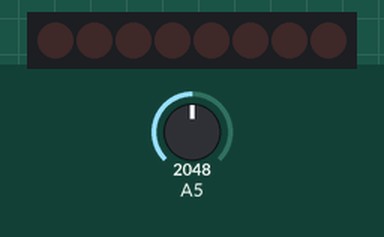
The sketch below on a simulated Particle Photon. Shown: 8 shift-register outputs drawn as a row of LEDs (first output left, lit = HIGH). The test bench sets the inputs (shaded band); at power-on: A5 = 2048. What the sketch prints to the serial monitor is not drawn.

Above: at 5.0 s.
At 10.3 s:
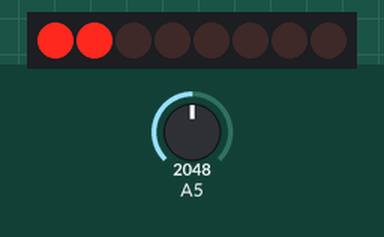
Timing chart, 0 to 13.0 s (numbered marks = the images above):
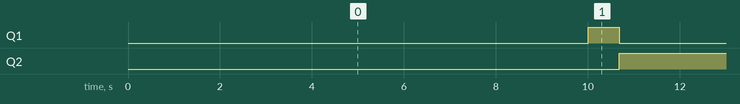

Measured:
- by itself, Q1: alternates HIGH for 0.67 s and LOW for 9.3 s
- by itself, Q2: alternates HIGH for 9.3 s and LOW for 0.67 s

The sketch:

Spotafinder-CSCI152-MCU-Firmware.ino
```cpp
/*
 * Project Spotafinder-CSCI152-MCU-Firmware
 * Description:
 * Author:
 * Date:
 */

#include "SHT15.h"
#include "MAX9814.h"
//#define MYDEBUG
#define RefreshRate 10000

MAX9814 sensorMAX9814(A5);
SHT15 sensorSHT15(D1, D0);
double tempF, tempC, humidityLinear, humidityTrue, soundlevel;
unsigned long oldDelayTime = 0;

SYSTEM_MODE(MANUAL);

void setup() {

 Serial.begin(9600);
 Serial1.begin(9600);

}


void loop() {

  //for the audio sesnor to work we need a high sample rate
  //therefore non blocking delay
  unsigned long currentDelayTime = millis();
  if (currentDelayTime - oldDelayTime >= RefreshRate) {
    oldDelayTime = currentDelayTime;

    sensorSHT15.readSensor();
    tempF = sensorSHT15.getTemperatureF();
    tempC = sensorSHT15.getTemperatureC();
    humidityLinear = sensorSHT15.getHumidityLinear();
    humidityTrue = sensorSHT15.getHumidityTrue();
    soundlevel = sensorMAX9814.getSoundLevel();

    #ifdef MYDEBUG
    //sensorSHT15.serialSendDataJson(Serial);
    sendJsonData(Serial);
    #endif
    //sensorSHT15.serialSendDataJson(Serial1);
    sendJsonData(Serial1);
  }

  //#ifdef MYDEBUG
  sensorMAX9814.debugInfo(Serial);
  //#endif
  sensorMAX9814.soundLevelProcess();
}


void sendJsonData(Stream& T){
  T.printlnf("{\"tempF\": %f,\"tempC\": %f,\"humidityLinear\": %f,\"humidityTrue\": %f, \"soundlevel\": %f}" ,tempF, tempC, humidityLinear, humidityTrue, soundlevel);
}
```

MAX9814.cpp
```cpp
#include "MAX9814.h"

MAX9814::MAX9814(int analogPin){
    sensorAnalogPin = analogPin;
}

double MAX9814::sensorRead(){

   maxSignal = 0;
   minSignal = 4095;
   unsigned long startTime = millis();
   while (millis() - startTime < sampleFrame){
      sample = analogRead(sensorAnalogPin);
      if (sample < 4095) { //12-bit ADC
         if (sample > maxSignal){
            maxSignal = sample;  //find max
         }
         else if (sample < minSignal){
            minSignal = sample;  // find min
         }
      }
   }

   peakToPeak = maxSignal - minSignal;
   voltage = (peakToPeak * 3.3) / 4095;
   return voltage;
}

void MAX9814::soundLevelProcess(){

   //if one second of readings recorded
   if(indexSec >= size_1){
      indexSec = 0;
      secondSUM = 0;
      exendedSUM = 0;

      //get average over second
      for(int i=0;i<size_1;i++){
         secondSUM += soundLvlSec[i];
      }
      soundLvlExtended[indexExtended] = secondSUM/size_1;//recored 1 sec

      //get average over extended time
      for(int i=0;i<size_2;i++){
         exendedSUM += soundLvlExtended[i];
      }
      soundlevel = (exendedSUM/size_2)/voltageMax;
      indexExtended++;

   }

   //30 1 second averages recorded
   if(indexExtended >= size_2){
         indexExtended = 0;
   }

   soundLvlSec[indexSec] = this->sensorRead();
   indexSec++;
}


double MAX9814::getSoundLevel(){
   return soundlevel;
}

void MAX9814::debugInfo(Stream& T){
   //add print stuff
   T.printlnf("MAX9814 Voltage: %f" , this->sensorRead());
   T.printlnf("peakToPeak: %f" , this->peakToPeak);
   T.printlnf("secondAVG: %f" , secondSUM/size_1);
   T.printlnf("ExendedAVG: %f" , exendedSUM/size_2);
   T.printlnf("SoundLvl: %f" , soundlevel);

}
```

MAX9814.h
```cpp
#include "Particle.h"

class MAX9814 {
    public:
    MAX9814(int analogPin);
    double sensorRead();
    void soundLevelProcess();
    double getSoundLevel();
    void debugInfo(Stream& T);

    private:
    int sensorAnalogPin;
    static const unsigned int sampleFrame = 50; //ms
    unsigned int sample;
    double voltage;
    double voltageMax = 2.45;
    double peakToPeak;
    unsigned int maxSignal;
    unsigned int minSignal;
    //sound level processing variables
    int indexSec = 0;
    int indexExtended = 0;
    static const int size_1 = 1000/sampleFrame;
    static const int size_2 = 30;
    double soundLvlSec[size_1]; //sound readings over a second
    double soundLvlExtended[size_2]; //sound readings over 30 seconds
    double secondSUM = 0;
    double exendedSUM = 0;
    double soundlevel; //percentage of noise level
};
```

SHT15.cpp
```cpp
#include "SHT15.h"

SHT15::SHT15 (int dataPin, int clockPin) {
  _dataPin = dataPin;
  _clockPin = clockPin;
  pinMode(_dataPin, OUTPUT);
  pinMode(_clockPin, OUTPUT);
  digitalWrite(_dataPin,HIGH);		//dataPin = 1
  digitalWrite(_clockPin,LOW);		//clkPin  = 0
}


#ifdef MYDEBUG
//Start Debug Functions
// ensure that serial port is setup
void SHT15::printVariables(){
  Serial.print("Variable _rawDataT: ");
  Serial.print(_rawDataT);
  Serial.print(" Variable _rawDataH: ");
  Serial.println(_rawDataH);
}
//End Debug Functions
#endif

// current temperature in degrees Fahrenheit
double SHT15::getTemperatureF() {
  _tempuratureF = ((double) _rawDataT * 0.018) - 39.4;
  return _tempuratureF;
}

// current temperature in degrees C
double SHT15::getTemperatureC() {
  _tempuratureC = ((double) _rawDataT * 0.01) - 39.65;
  return _tempuratureC;
}

//get linear humidity reading
double SHT15::getHumidityLinear(){
  //expecting 12 bit humidity reading
  _humdityLinear =  -2.0468 + 0.0367 * _rawDataH + -1.5955E-6 * pow(_rawDataH,2.0);
  return _humdityLinear;
}

//get true humidity reading // needs linear reading first
double SHT15::getHumidityTrue(){
  //expecting 12 bit humidity reading
  getHumidityLinear();
  _humdityTrue = (_tempuratureC-25.0) * (0.01 + 0.00008 * _rawDataH) + _humdityLinear;
  return _humdityTrue;
}

void SHT15::readSensor(){
  //read temp sensor
  _readDataRaw(0);
  delay(500);
  //read humidity sensor
  _readDataRaw(1);
}

void SHT15::serialSendDataJson(Stream& T){
  T.printlnf("{\"tempF\": %f,\"tempC\": %f,\"humidityLinear\": %f,\"humidityTrue\": %f}" ,this->getTemperatureF(),this->getTemperatureC(), this->getHumidityLinear(),this->getHumidityTrue());
  //String data = "{\"tempF\": 60.454,\"tempC\": 31.630000,\"humidityLinear\": 39.301001,\"humidityTrue\": 39.997416}";
}

// get unprocessed Sensor reading from SHT
void SHT15::_readDataRaw(bool sensor) {
  // 0 = tempurature; 1 = humidity
  int cmd = sensor ? _getHumidityCmd : _getTempCmd;

  #ifdef MYDEBUG
  Serial.printlnf("_readDataRaw cmd: %u", cmd);
  #endif

  _sendCommandSHT(cmd);
  _waitForResultSHT();
  _getData16SHT(sensor);
  _skipCrcSHT();
}

// Start SHT Transmission sequence
// Then send Command byte
// then wait for sensor acknowledge
void SHT15::_sendCommandSHT(uint8_t cmd) {

  bool ACK;
  // Transmission Start sequence
  pinMode(_dataPin, OUTPUT);
  pinMode(_clockPin, OUTPUT);
  digitalWrite(_dataPin, HIGH);
  digitalWrite(_clockPin, HIGH);
  digitalWrite(_dataPin, LOW);
  digitalWrite(_clockPin, LOW);
  digitalWrite(_clockPin, HIGH);
  digitalWrite(_dataPin, HIGH);
  digitalWrite(_clockPin, LOW);

  // shift out 8 bit cmd
  shiftOut(_dataPin, _clockPin, MSBFIRST, cmd);

  // Verify we get the correct ack
  digitalWrite(_clockPin, HIGH);
  pinMode(_dataPin, INPUT);
  ACK = digitalRead(_dataPin);
  if (ACK != LOW) {
    // send error message

    #ifdef MYDEBUG
    Serial.printlnf("_sendCommandSHT ACK 0 error");
    #endif

  }
  digitalWrite(_clockPin, LOW);
  ACK = digitalRead(_dataPin);
  if (ACK != HIGH) {
    // send error message here too

    #ifdef MYDEBUG
    Serial.printlnf("_sendCommandSHT ACK 1 error");
    #endif
  }
}

// poll data pin for SHT to begin data Transmission
void SHT15::_waitForResultSHT() {

  bool ACK;
  pinMode(_dataPin, INPUT);
  // poll data pin for sensor to pull low
  for (int i = 0; i < 100; i++) {
    delay(10);
    ACK = digitalRead(_dataPin);
    if (ACK == LOW) {
      break;
    }
  }

  if (ACK == HIGH) {
    // error out here
    #ifdef MYDEBUG
    Serial.printlnf("_waitForResultSHT error");
    #endif
  }
}

// recives SHT data while sending acknowledge signals
void SHT15::_getData16SHT(bool sensor) {
  // 0 = tempurature; 1 = humidity
  uint16_t *_rawData = sensor ? &_rawDataH : &_rawDataT;
  // get the MSB
  pinMode(_dataPin, INPUT);
  pinMode(_clockPin, OUTPUT);
  *_rawData = _dataShiftIn(8);

  #ifdef MYDEBUG
  Serial.printlnf("*_rawData MSB Contents: %i", *_rawData);
  #endif

  *_rawData *= 256; // shift msb over for later

  #ifdef MYDEBUG
  Serial.printlnf("*_rawData MSB Shifted Contents: %i", *_rawData);
  #endif

  // send ACK
  pinMode(_dataPin, OUTPUT);
  digitalWrite(_dataPin, HIGH);
  digitalWrite(_dataPin, LOW);
  digitalWrite(_clockPin, HIGH);
  digitalWrite(_clockPin, LOW);

  // get the LSB and OR it
  pinMode(_dataPin, INPUT);
  *_rawData |= _dataShiftIn(8);

  #ifdef MYDEBUG
  Serial.printlnf("*_rawData Contents: %i", *_rawData);
  #endif
}

// ends SHT Transmission without sending CRC
void SHT15::_skipCrcSHT() {
  pinMode(_dataPin, OUTPUT);
  pinMode(_clockPin, OUTPUT);

  digitalWrite(_dataPin, HIGH);
  digitalWrite(_clockPin, HIGH);
  digitalWrite(_clockPin, LOW);
}

// custom shiftin function for SHT
uint32_t SHT15::_dataShiftIn(uint8_t numBits) {
  uint32_t bitval = 0;

  for (uint8_t i = 0; i < numBits; i++) {
    digitalWrite(_clockPin, HIGH);
    delay(10);
    // shift over bitval while ANDing new reading
    bitval = (bitval << 1) + digitalRead(_dataPin);
    digitalWrite(_clockPin, LOW);
  }

  return (bitval);
}
```

SHT15.h
```cpp
#include "Particle.h"
#include "math.h"
// SHT15 sensor file

class SHT15 {
public:
  SHT15(int dataPin, int clockPin);
  double getTemperatureF();
  double getTemperatureC();
  double getHumidityLinear();
  double getHumidityTrue();
  void readSensor();
  void serialSendDataJson(Stream& T);

  #ifdef MYDEBUG
  void printVariables();
  #endif

private:
  uint8_t _clockPin;
  uint8_t _dataPin;
  uint16_t _rawDataT;
  uint16_t _rawDataH;
  double _tempuratureF;
  double _tempuratureC;
  double _humdityLinear;
  double _humdityTrue;
  uint8_t _getTempCmd = 0b00000011;
  uint8_t _getHumidityCmd = 0b00000101;
  void _readDataRaw(bool sensor);
  void _sendCommandSHT(uint8_t cmd);
  void _waitForResultSHT();
  void _getData16SHT(bool sensor);
  void _skipCrcSHT();
  uint32_t _dataShiftIn(uint8_t numBits);
};
```

Spotafinder-CSCI152-MCU-Firmware.cpp
```cpp
/******************************************************/
//       THIS IS A GENERATED FILE - DO NOT EDIT       //
/******************************************************/

#include "Particle.h"
#line 1 "d:/Gilbert/Offline_Projects/Spotafinder-CSCI152-MCU-Firmware/src/Spotafinder-CSCI152-MCU-Firmware.ino"
/*
 * Project Spotafinder-CSCI152-MCU-Firmware
 * Description:
 * Author:
 * Date:
 */

#include "SHT15.h"
#include "MAX9814.h"
//#define MYDEBUG
void setup();
void loop();
void sendJsonData(Stream& T);
#line 11 "d:/Gilbert/Offline_Projects/Spotafinder-CSCI152-MCU-Firmware/src/Spotafinder-CSCI152-MCU-Firmware.ino"
#define RefreshRate 10000

MAX9814 sensorMAX9814(A5);
SHT15 sensorSHT15(D1, D0);
double tempF, tempC, humidityLinear, humidityTrue, soundlevel;
unsigned long oldDelayTime = 0;

SYSTEM_MODE(MANUAL);

void setup() {

 Serial.begin(9600);
 Serial1.begin(9600);

}


void loop() {

  //for the audio sesnor to work we need a high sample rate
  //therefore non blocking delay
  unsigned long currentDelayTime = millis();
  if (currentDelayTime - oldDelayTime >= RefreshRate) {
    oldDelayTime = currentDelayTime;

    sensorSHT15.readSensor();
    tempF = sensorSHT15.getTemperatureF();
    tempC = sensorSHT15.getTemperatureC();
    humidityLinear = sensorSHT15.getHumidityLinear();
    humidityTrue = sensorSHT15.getHumidityTrue();
    soundlevel = sensorMAX9814.getSoundLevel();

    #ifdef MYDEBUG
    //sensorSHT15.serialSendDataJson(Serial);
    sendJsonData(Serial);
    #endif
    //sensorSHT15.serialSendDataJson(Serial1);
    sendJsonData(Serial1);
  }

  //#ifdef MYDEBUG
  sensorMAX9814.debugInfo(Serial);
  //#endif
  sensorMAX9814.soundLevelProcess();
}


void sendJsonData(Stream& T){
  T.printlnf("{\"tempF\": %f,\"tempC\": %f,\"humidityLinear\": %f,\"humidityTrue\": %f, \"soundlevel\": %f}" ,tempF, tempC, humidityLinear, humidityTrue, soundlevel);
}
```
